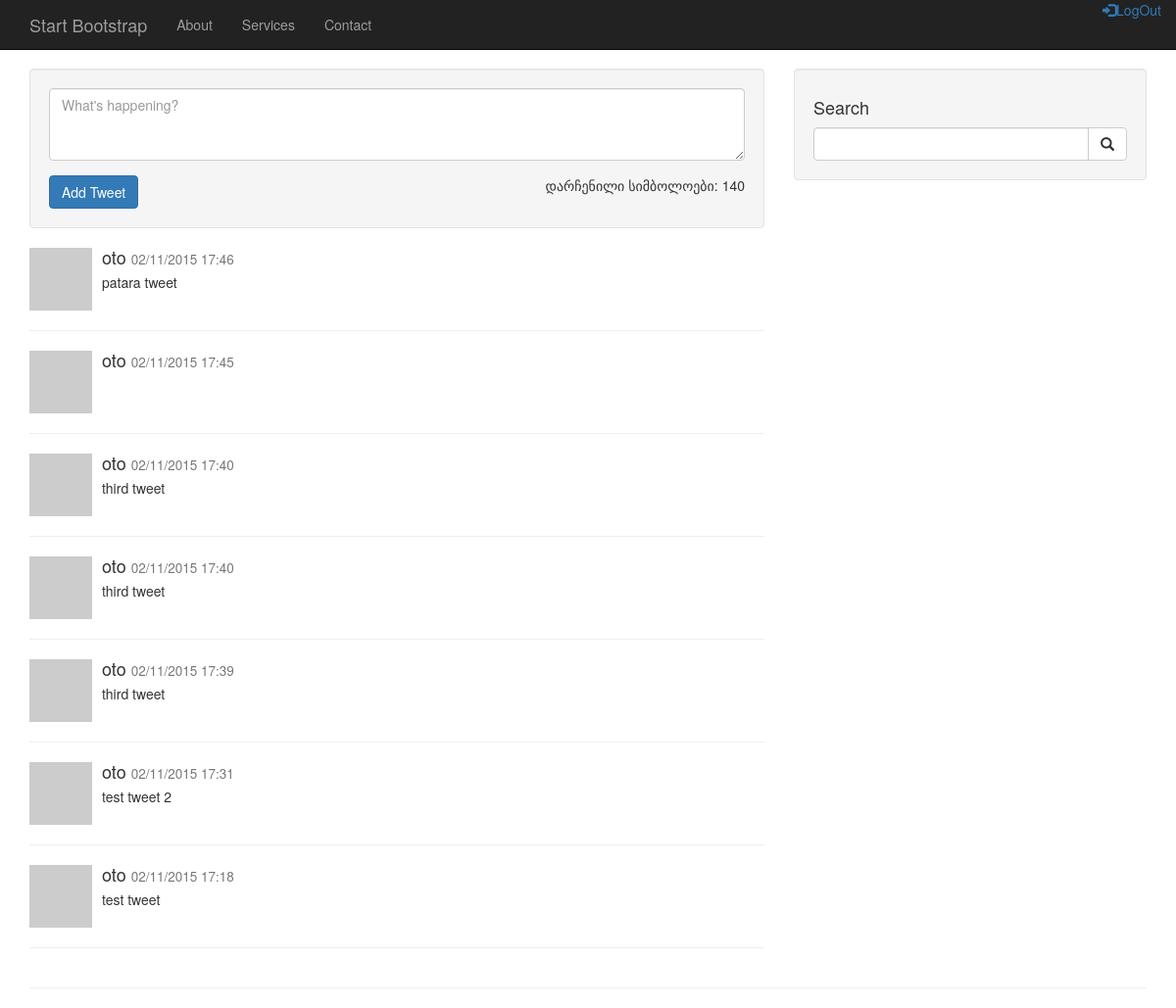
/index.php (signed in), run on an earlier commit of the app's database.
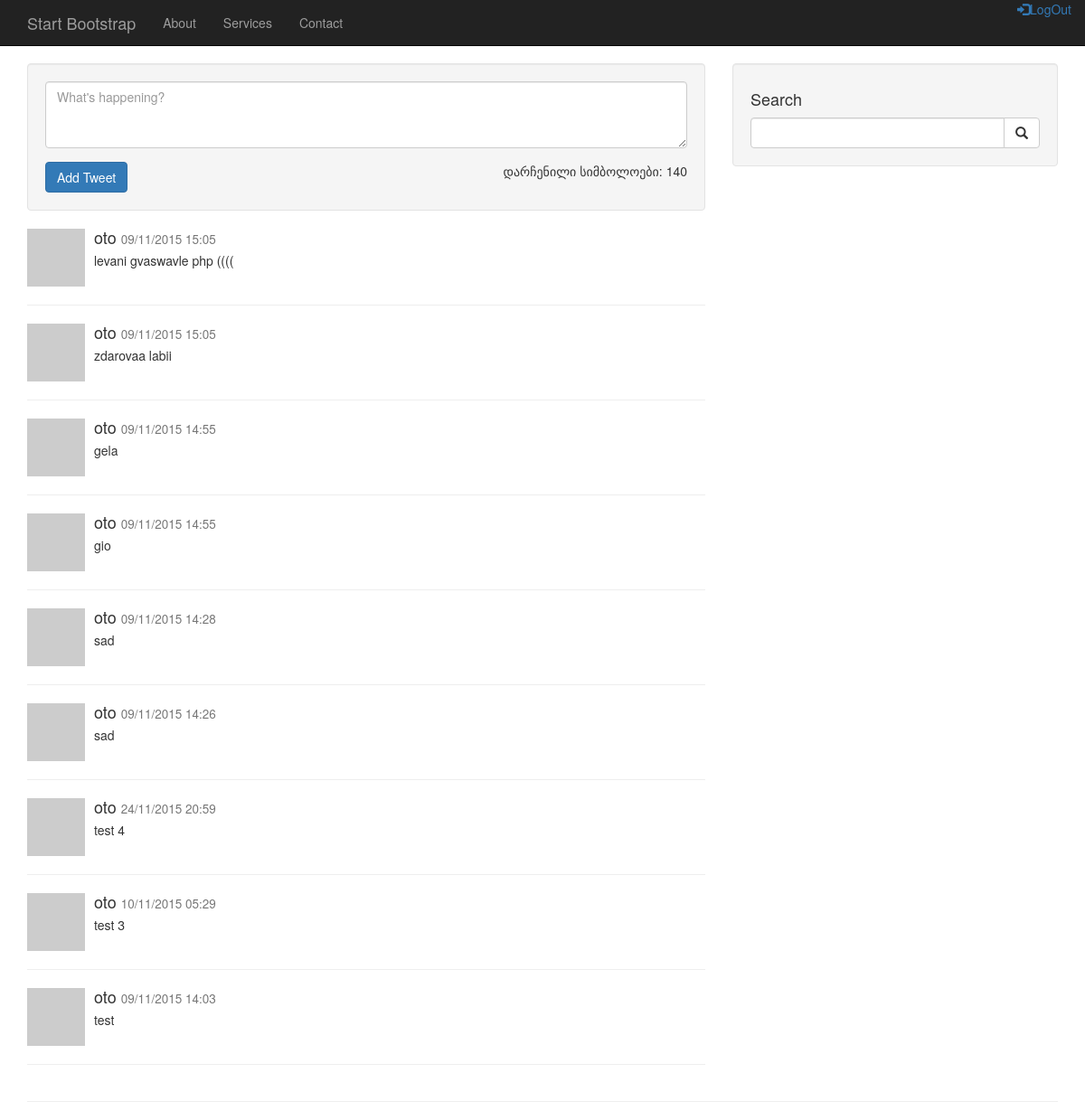
And on a later commit of the database.
### tables this page shows
CREATE TABLE IF NOT EXISTS `tweets` (
  `id` bigint(20) unsigned NOT NULL,
  `content` text NOT NULL,
  `user_id` int(11) NOT NULL,
  `add_date` timestamp NOT NULL DEFAULT CURRENT_TIMESTAMP
);

CREATE TABLE IF NOT EXISTS `users` (
  `id` int(11) NOT NULL,
  `username` varchar(50) NOT NULL,
  `password` varchar(100) NOT NULL,
  `email` text NOT NULL,
  `reg_date` timestamp NOT NULL DEFAULT CURRENT_TIMESTAMP,
  `gender` enum('male','female') DEFAULT NULL
);

### tweets.php (called while the page is built)
<?php
require_once('include/db.php');
$sql = "SELECT tweets.id, tweets.content, tweets.user_id, unix_timestamp(tweets.add_date) as add_date,
		users.username
	FROM tweets
	JOIN users ON tweets.user_id = users.id
	ORDER BY id DESC";
$stmt = $conn->query($sql);
$tweets = array();
while ( $row = $stmt->fetch(PDO::FETCH_ASSOC) )
{
	$row['date'] = date('d/m/Y H:i', $row['add_date']);
	$tweets[] = $row;
}

### index.php (the view, shortened to what this page needs)
<?php
include('tweets.php');
?>
<!DOCTYPE html>
<html lang="en">
<head>
    <link href="css/bootstrap.min.css" rel="stylesheet">
    <link href="css/blog-post.css" rel="stylesheet">
    <link href="css/style.css" rel="stylesheet">
</head>
<body>
    <nav class="navbar navbar-inverse navbar-fixed-top" role="navigation">
        <div class="container">
            <div class="navbar-header">
                <a class="navbar-brand" href="#">Start Bootstrap</a>
            </div>
            <div class="collapse navbar-collapse" id="bs-example-navbar-collapse-1">
                <ul class="nav navbar-nav">
                    <li>
                        <a href="#">About</a>
                    </li>
                    <li>
                        <a href="#">Services</a>
                    </li>
                    <li>
                        <a href="#">Contact</a>
                    </li>
                </ul>
                  <ul class="nav navbar-nav navbar-right">
                    <li>
                        <form id="logout" action="logout.php" method="POST">
                        <a href="#!"><span class="glyphicon glyphicon-log-in"></span>LogOut</a>
                        </form>
                    </li>
                  </ul>
            </div>
        </div>
    </nav>
    <div class="container">
        <div class="row">
            <div class="col-lg-8">
                <div class="well">
                    <form id="addTweetForm" action="add.php" method="POST" role="form">
                        <div class="form-group">
                            <textarea id="tweetTextarea" test="test123" class="form-control" rows="3" name="content" placeholder="What's happening?"></textarea>
                        </div>
                        <button type="submit" class="btn btn-primary">Add Tweet</button>
                        <div id="counter" style="float: right">
                            დარჩენილი სიმბოლოები: <span id="charactersLeft">140</span>
                        </div>
                    </form>
                </div>
                <div id="newTweets">
                    <?php foreach ( $tweets as $tweet ) : ?>
                    <div class="media" data-id="<?php echo $tweet['id']; ?>">
                        <a class="pull-left" href="#">
                            <img class="media-object" src="http://placehold.it/64x64" alt="">
                        </a>
                        <div class="media-body">
                            <h4 class="media-heading"><?php echo $tweet['username']; ?>
                                <small><?php echo $tweet['date']; ?></small>
                            </h4>
                            <?php echo $tweet['content']; ?>
                        </div>
                    </div>
                    <hr>
                    <?php endforeach; ?>
                </div>
            </div>
            <div class="col-md-4">
                <div id="searchWrap" class="well">
                    <h4>Search</h4>
                    <div class="input-group">
                        <input id="searchIn" type="text" class="form-control">
                        <span class="input-group-btn">
                            <button class="btn btn-default" type="button">
                                <span class="glyphicon glyphicon-search"></span>
                        </button>
                        </span>
                    </div>
                </div>
            </div>
        </div>
        <hr>
    </div>
</body>
</html>

### css/blog-post.css (style rules this page uses)
body { padding-top: 70px; }

### css/style.css (style rules this page uses)
#searchWrap { position: relative; }

What changed in the data, as far as the page shows it:
removed tweets: user.username "oto", date "02/11/2015 17:40", content "third tweet"
removed tweets: user.username "oto", date "02/11/2015 17:39", content "third tweet"
removed tweets: user.username "oto", date "02/11/2015 17:31", content "test tweet 2"
added tweets: user.username "oto", date "09/11/2015 15:05", content "levani gvaswavle php (((("
added tweets: user.username "oto", date "09/11/2015 15:05", content "zdarovaa labii"
added tweets: user.username "oto", date "09/11/2015 14:55", content "gela"
added tweets: user.username "oto", date "09/11/2015 14:55", content "gio"
added tweets: user.username "oto", date "09/11/2015 14:28", content "sad"
changed tweets (number 6 of 9 on the later page): date "02/11/2015 17:46" → "09/11/2015 14:26"; content "patara tweet" → "sad"
changed tweets: date "02/11/2015 17:45" → "24/11/2015 20:59"; content (not shown) → "test 4"
changed tweets: date "02/11/2015 17:40" → "10/11/2015 05:29"; content "third tweet" → "test 3"
changed tweets: date "02/11/2015 17:18" → "09/11/2015 14:03"; content "test tweet" → "test"
